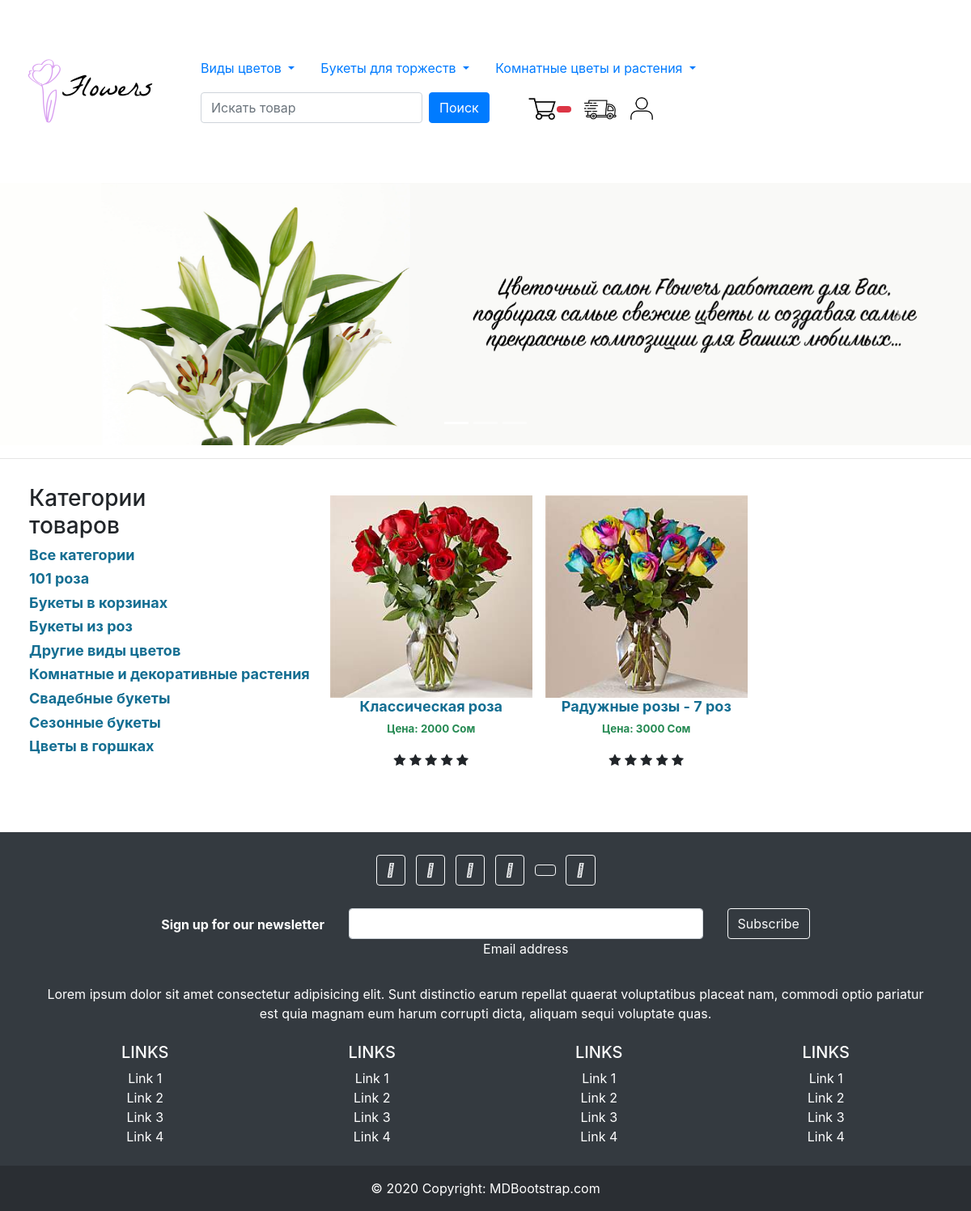
The app's page /bukety-iz-roz/ with its own data.
### mainapp/models.py (models this page shows, shortened)
class Category(models.Model):
    name = models.CharField(max_length=200, db_index=True, verbose_name='Имя категории')
    slug = models.SlugField(max_length=200, db_index=True, unique=True)
    class Meta:
        ordering = ['name']
        verbose_name = 'Категория'
        verbose_name_plural = 'Категории'
    def get_absolute_url(self):
        return reverse('mainapp:category-list', args=[self.slug])

class Good(models.Model):
    category = models.ForeignKey(Category, related_name='товары', verbose_name="Категория",on_delete=models.CASCADE)
    name = models.CharField(max_length=200, db_index=True, verbose_name="Название товара")
    slug = models.SlugField(max_length=200, db_index=True)
    image = models.ImageField(upload_to='media', blank=True, verbose_name="Картинка")
    description = models.TextField(blank=True, verbose_name="Описание")
    price = models.IntegerField(default=0, verbose_name="Цена")
    stock = models.PositiveIntegerField(verbose_name="Количество в наличии")
    available = models.BooleanField(default=True, verbose_name="Доступен")
    created = models.DateTimeField(auto_now_add=True, verbose_name='Создан')
    updated = models.DateTimeField(auto_now=True, verbose_name='Обновлен')
    sale = models.IntegerField(default=0, verbose_name="Скидка %")
    class Meta:
        ordering = ['name']
        index_together = [
            ['id', 'slug']
        ]
        verbose_name = 'Товар'
        verbose_name_plural = 'Товары'
    def get_absolute_url(self):
        return reverse('mainapp:goods-detail', args=[self.id, self.slug])

### mainapp/views.py (the view)
# urls.py: path('', views.goods_list, name='goods-list'),
def goods_list(request, category_slug=None):
    category = None
    categories = Category.objects.all()
    goods = Good.objects.filter(available=True)
    if category_slug:
        category = get_object_or_404(Category, slug=category_slug)
        goods = goods.filter(category=category)
    return render(request, 'good/mainlist.html', {
        'category': category,
        'categories': categories,
        'goods': goods
    })

### cart/context_processors.py (called while the page is built)
def cart(request):
    return {'cart': Cart(request)}

### mainapp/templates/good/mainlist.html
{% extends 'base.html' %}
{% load static %}
{% block content %}
<table>
  <tr>
    <td style="width: 300px; vertical-align:top;">
      <div class="w3-sidebar w3-light-grey w3-bar-block" style="width:100%; padding-left: 20px;">
        <div class="col-sm-3 col-sm-offset-1 blog-sidebar">
          <div class="sidebar-module">
            <h3>Категории товаров</h3>
            <ol class="list-unstyled" style="width: max-content;">
              <li {% if not category %} class="active"{% endif %}><a href="{% url 'mainapp:goods-list' %}"><h5 style="color: rgb(20, 110, 146); font-size:18px; font-weight:bold;">Все категории</h5></a></li>
            {% for c in categories %}
              <li {% if category.slug == c.slug %} class="active"{% endif %}>
                  <a href="{{ c.get_absolute_url }}"><h5 style="color: rgb(20, 110, 146); font-size:18px; font-weight:bold;">{{ c.name }}</h5></a>
              </li>
            {% endfor %}
            </ol>
          </div>
        </div>
      </div>
    </td>
    <td>
      <div class="container" style="text-align: center; width: 100%; justify-content: center;">
          <div class="row">
              <div class="bouquet-list d-flex justify-content-around flex-wrap">
                {% for good in goods %}
                <div class="bouquet p-2">
                  <div class="image">
                      {% if good.image %}
                          <a href="{{ good.get_absolute_url }}"><img src="{{ good.image.url }}" width="250"/></a>
                      {% else %}
                          <a href="{{ good.get_absolute_url }}"><img src="{% static 'media/nophoto.jpg' %}" width="250"/></a>
                      {% endif %}
                  </div>
                    <h4 style="font-size: 18px; font-weight: bold; color: rgb(20, 110, 146);">{{ good.name }}</h4></a>
                    <p style="color: rgb(38, 138, 83); font-size: smaller; font-weight: bolder;">Цена: {{ good.price }} Сом</p>
                  <div class="stars">
                      <span class="fa fa-star checked"></span>
                      <span class="fa fa-star checked"></span>
                      <span class="fa fa-star checked"></span>
                      <span class="fa fa-star"></span>
                      <span class="fa fa-star"></span>
                  </div>
              </div>
                {% endfor %}
              </div>
          </div>
        </div>
    </td>
  </tr>
</table>
<br>
<br>
{% endblock content %}

### mainapp/static/css/styles.css (style rules this page uses)
.sidebar-module { padding: 15px; margin: 0 -15px 15px; }
.bouquet { padding: 15px; }

### records on screen
Category: name "101 роза"
Category: name "Букеты в корзинах"
Category: name "Букеты из роз"
Category: name "Другие виды цветов"
Category: name "Комнатные и декоративные растения"
Category: name "Свадебные букеты"
Category: name "Сезонные букеты"
Category: name "Цветы в горшках"
Good: image (picture), name "Классическая роза", price "2000"
Good: image (picture), name "Радужные розы - 7 роз", price "3000"
